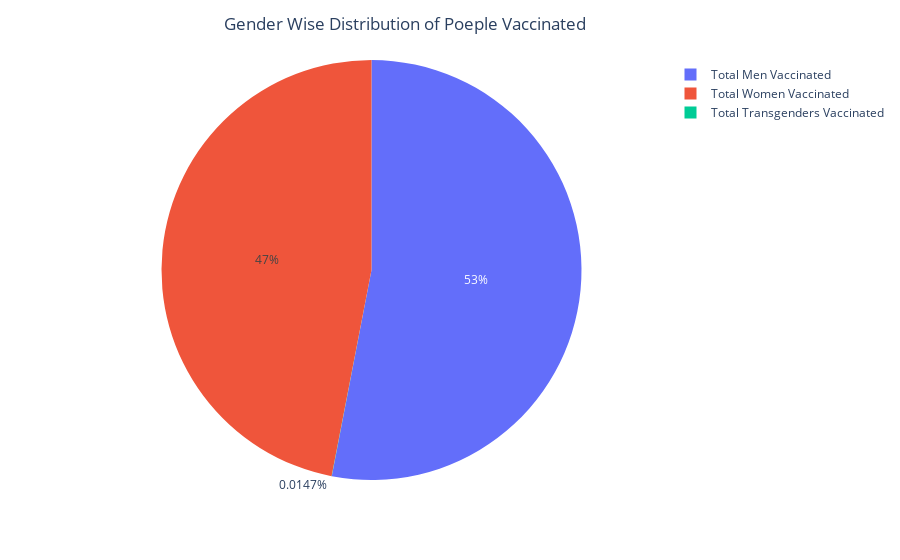

The notebook cell saved with this chart:
### Code cell
fig=px.pie(data_frame=data_list,values=data_list,names=labels,hover_name=labels)
fig.update_layout(title_text="Gender Wise Distribution of Poeple Vaccinated",title_x=0.45)
fig.show()

### Figure 1 — Plotly figure (JSON) as saved in the notebook; plotly's stock layout.template omitted (floating-point values rounded to 4 significant figures)
{"data": [{"domain": {"x": [0, 1], "y": [0, 1]}, "hovertemplate": "<b>%{hovertext}</b><br><br>label=%{label}<br>value=%{value}<extra></extra>", "hovertext": ["Total Men Vaccinated", "Total Women Vaccinated", "Total Transgenders Vaccinated"], "labels": ["Total Men Vaccinated", "Total Women Vaccinated", "Total Transgenders Vaccinated"], "legendgroup": "", "name": "", "showlegend": true, "type": "pie", "values": [7138698858, 6321628736, 1979287]}], "layout": {"legend": {"tracegroupgap": 0}, "margin": {"t": 60}, "title": {"text": "Gender Wise Distribution of Poeple Vaccinated", "x": 0.45}}}
